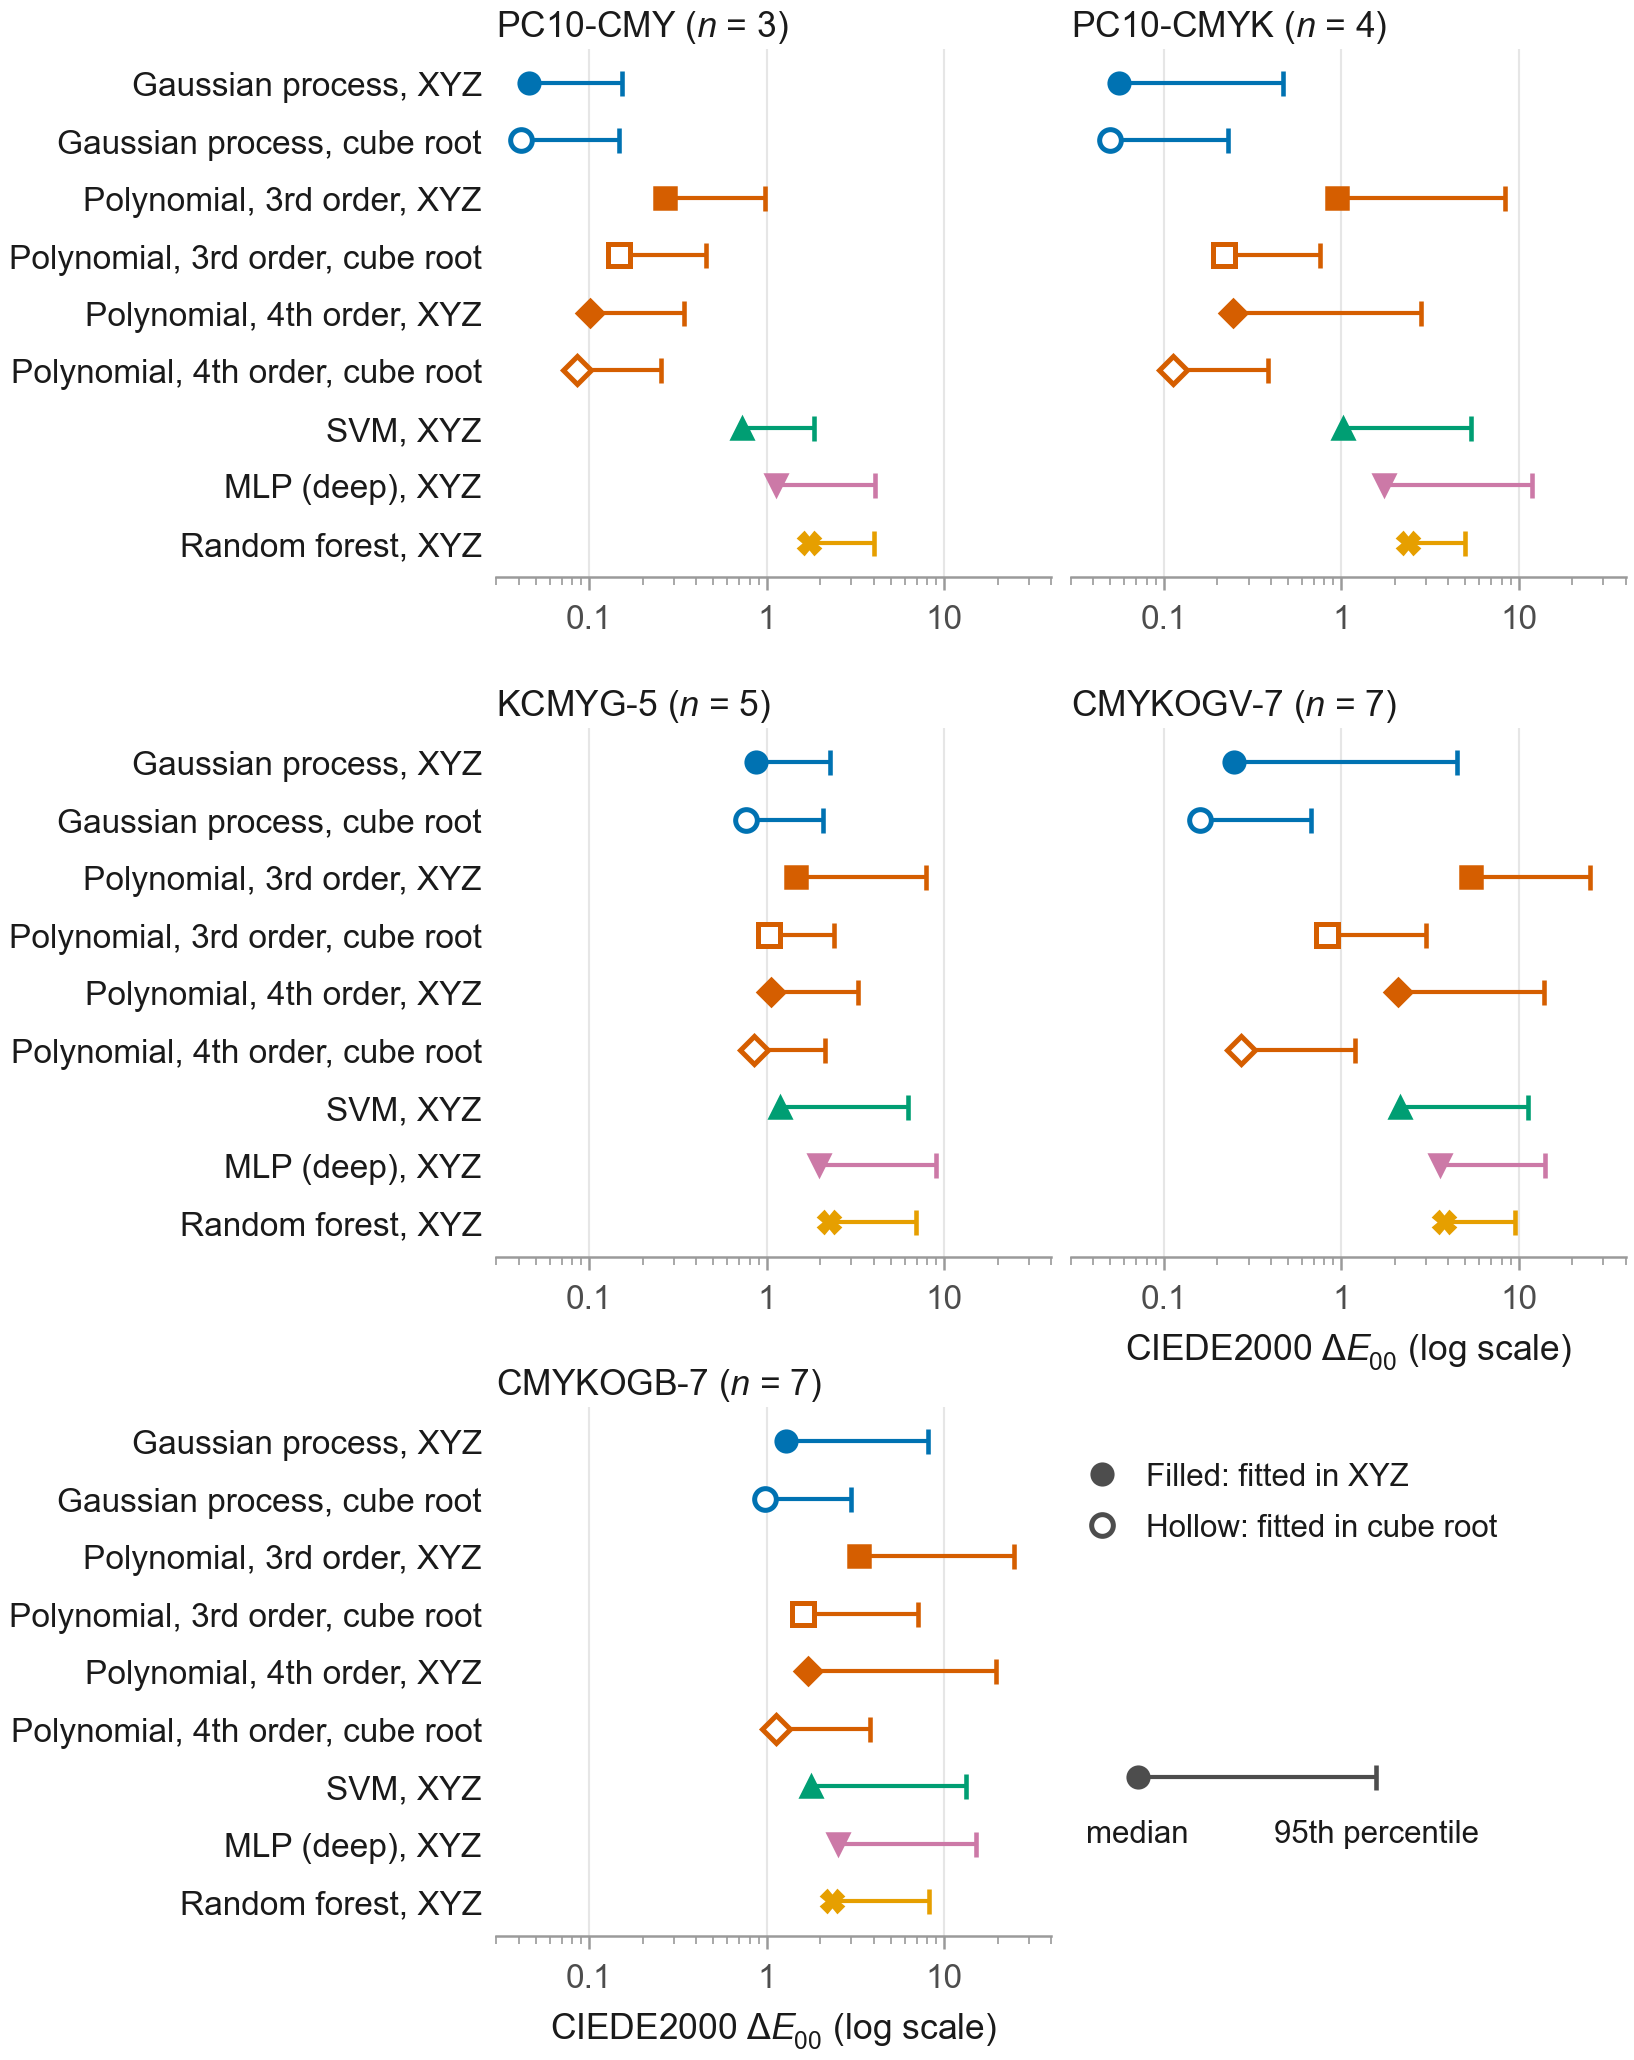

This figure's Python source:
#!/usr/bin/env python3
"""
Figure (round-3 revision, replaces the n-colour ladder as Figure 4): median and
95th-percentile CIEDE2000 error per model, one panel per dataset.

Each panel is one dataset and printing system. No line joins different
datasets, and every panel shows the same nine models in the same row order:

    Gaussian process, XYZ             (pre-specified)
    Gaussian process, cube root       (post hoc)
    Polynomial, 3rd order, XYZ        (pre-specified)
    Polynomial, 3rd order, cube root  (post hoc)
    Polynomial, 4th order, XYZ        (post hoc)
    Polynomial, 4th order, cube root  (post hoc)
    SVM, MLP (deep), random forest, XYZ (pre-specified)

The polynomial is shown as the full 2 x 2 of degree (3rd, 4th) and space (XYZ,
cube root), so the effect of degree and the effect of space can be read apart.

Encoding: the marker is the median, the thin bar runs from the median to the
95th percentile (P95), closed by a short tick. Filled markers are models fitted
on XYZ; hollow markers are fitted in cube-root space, added after the XYZ
results had been obtained (post hoc). The 4th-order polynomial is post hoc in
both spaces, so the legend states only the fit space. Color is the
model family (Gaussian process blue, polynomial vermillion, as in _style);
marker shape tells the polynomial degrees apart.

All panels share one log-scaled x axis, so equal distances mean equal error
ratios in every panel. PC10 represents the three coated printers at n = 3 and
n = 4, as in the text; PC11 and FOGRA51 are in the tables.

Source (never hand-entered): journal/results/{PC10-CMY,PC10-CMYK,KCMYG-5,
CMYKOGV-7,CMYKOGB-7}/summary.csv
Run with: .venv/bin/python journal/figures/fig_per_dataset.py
Writes: journal/figures/fig_per_dataset.png (300 dpi) and .pdf
"""
import csv
import os

import matplotlib
matplotlib.use("Agg")
import matplotlib.pyplot as plt
import matplotlib.ticker as mticker
from matplotlib.lines import Line2D
import pandas as pd

from _style import (FS_LABEL, FS_LEGEND, GRID, INK_MUTED, INK_PRIMARY,
                    INK_SECONDARY, LINEWIDTH_IN, METRIC, MODEL_STYLE, SURFACE,
                    apply_style, save)

HERE = os.path.dirname(os.path.abspath(__file__))
RESULTS_DIR = os.path.join(HERE, "..", "results")
OUT_PNG = os.path.join(HERE, "fig_per_dataset.png")
OUT_PDF = os.path.join(HERE, "fig_per_dataset.pdf")

# (results dir, panel title)
DATASETS = [
    ("PC10-CMY", "PC10-CMY ($n$ = 3)"),
    ("PC10-CMYK", "PC10-CMYK ($n$ = 4)"),
    ("KCMYG-5", "KCMYG-5 ($n$ = 5)"),
    ("CMYKOGV-7", "CMYKOGV-7 ($n$ = 7)"),
    ("CMYKOGB-7", "CMYKOGB-7 ($n$ = 7)"),
]

BLUE = MODEL_STYLE["gaussian_process"]["color"]
VERMILLION = MODEL_STYLE["poly3"]["color"]

# key, row label, color, marker, hollow (= post-hoc cube-root fit)
MODELS = [
    ("gaussian_process", "Gaussian process", BLUE, "o", False),
    ("gaussian_process_cbrt", "Gaussian process", BLUE, "o", True),
    ("poly3", "Polynomial, 3rd order", VERMILLION, "s", False),
    ("poly3_cbrt", "Polynomial, 3rd order", VERMILLION, "s", True),
    ("poly4", "Polynomial, 4th order", VERMILLION, "D", False),
    ("poly4_cbrt", "Polynomial, 4th order", VERMILLION, "D", True),
    ("svm", "SVM", MODEL_STYLE["svm"]["color"], MODEL_STYLE["svm"]["marker"], False),
    ("mlp_deep", "MLP (deep)", MODEL_STYLE["mlp_deep"]["color"],
     MODEL_STYLE["mlp_deep"]["marker"], False),
    ("random_forest", "Random forest", MODEL_STYLE["random_forest"]["color"],
     MODEL_STYLE["random_forest"]["marker"], False),
]

X_LIM = (0.03, 40)


def load() -> dict[str, pd.DataFrame]:
    """Return {dataset: DataFrame[model -> median, p95]} from the summary CSVs."""
    out = {}
    keys = [k for k, *_ in MODELS]
    for ds, _title in DATASETS:
        s = pd.read_csv(os.path.join(RESULTS_DIR, ds, "summary.csv")).set_index("model")
        missing = [k for k in keys if k not in s.index]
        if missing:
            raise SystemExit(f"{ds}: models missing from summary.csv: {missing}")
        sub = s.loc[keys, ["median", "p95"]]
        # Every plotted value must equal the CSV text exactly (no rounding, no edits).
        with open(os.path.join(RESULTS_DIR, ds, "summary.csv"), newline="") as fh:
            raw = {r["model"]: r for r in csv.DictReader(fh)}
        for k in keys:
            for col in ("median", "p95"):
                assert float(sub.loc[k, col]) == float(raw[k][col]), (ds, k, col)
        lo, hi = sub.min().min(), sub.max().max()
        if lo < X_LIM[0] or hi > X_LIM[1]:
            raise SystemExit(f"{ds}: values {lo}-{hi} fall outside the axis {X_LIM}")
        out[ds] = sub
    return out


def row_label(label: str, hollow: bool) -> str:
    return f"{label}, cube root" if hollow else f"{label}, XYZ"


def draw_panel(ax, df: pd.DataFrame, title: str, show_labels: bool) -> None:
    n = len(MODELS)
    ys = list(range(n))[::-1]          # first model on top
    ax.grid(axis="x", which="major", color=GRID)
    for y, (key, _label, color, marker, hollow) in zip(ys, MODELS):
        med, p95 = df.loc[key, "median"], df.loc[key, "p95"]
        ax.plot([med, p95], [y, y], color=color, linewidth=1.0, solid_capstyle="butt",
                zorder=2)
        ax.plot([p95], [y], marker="|", markersize=6, markeredgewidth=1.1,
                color=color, linestyle="none", zorder=2)
        ax.plot([med], [y], marker=marker, markersize=5.2 if marker != "D" else 4.6,
                markerfacecolor=SURFACE if hollow else color,
                markeredgecolor=color, markeredgewidth=1.2 if hollow else 0.6,
                linestyle="none", zorder=3)
    ax.set_xscale("log")
    ax.set_xlim(*X_LIM)
    ax.xaxis.set_major_locator(mticker.FixedLocator([0.1, 1, 10]))
    ax.xaxis.set_major_formatter(mticker.FuncFormatter(lambda v, _: f"{v:g}"))
    ax.xaxis.set_minor_formatter(mticker.NullFormatter())
    ax.set_ylim(-0.6, n - 0.4)
    ax.set_yticks(ys)
    if show_labels:
        ax.set_yticklabels([row_label(lab, h) for _k, lab, _c, _m, h in MODELS],
                           color=INK_PRIMARY)
    else:
        ax.set_yticklabels([])
    ax.tick_params(axis="y", length=0)
    ax.spines["left"].set_visible(False)
    ax.set_title(title, fontsize=FS_LABEL, color=INK_PRIMARY, loc="left", pad=3)


def make_figure(data: dict[str, pd.DataFrame]) -> None:
    apply_style()
    fig, axes = plt.subplots(3, 2, figsize=(LINEWIDTH_IN, 6.9), sharex=True)
    flat = axes.ravel()
    for i, (ds, title) in enumerate(DATASETS):
        draw_panel(flat[i], data[ds], title, show_labels=(i % 2 == 0))
    for ax in flat[:5]:
        ax.xaxis.set_tick_params(labelbottom=True)
    for ax in (flat[4], flat[3]):
        ax.set_xlabel(f"{METRIC} (log scale)")

    # Sixth slot: the legend (encoding only; model names are on the rows).
    leg_ax = flat[5]
    leg_ax.axis("off")
    handles = [
        Line2D([], [], color=INK_SECONDARY, marker="o", markersize=5.2,
               markerfacecolor=INK_SECONDARY, markeredgewidth=0.6, linestyle="none",
               label="Filled: fitted in XYZ"),
        Line2D([], [], color=INK_SECONDARY, marker="o", markersize=5.2,
               markerfacecolor=SURFACE, markeredgewidth=1.2, linestyle="none",
               label="Hollow: fitted in cube root"),
    ]
    leg_ax.legend(handles=handles, loc="upper left", bbox_to_anchor=(0.0, 0.92),
                  fontsize=FS_LEGEND, labelcolor=INK_PRIMARY, handlelength=1.2,
                  labelspacing=0.7, borderaxespad=0)
    # Key glyph: one example row, labeled, in axes coordinates.
    gy, gx0, gx1 = 0.30, 0.12, 0.55
    leg_ax.plot([gx0, gx1], [gy, gy], color=INK_SECONDARY, linewidth=1.0,
                transform=leg_ax.transAxes, clip_on=False)
    leg_ax.plot([gx1], [gy], marker="|", markersize=6, markeredgewidth=1.1,
                color=INK_SECONDARY, transform=leg_ax.transAxes, clip_on=False)
    leg_ax.plot([gx0], [gy], marker="o", markersize=5.2, color=INK_SECONDARY,
                markeredgewidth=0.6, transform=leg_ax.transAxes, clip_on=False)
    for x, text in ((gx0, "median"), (gx1, "95th percentile")):
        leg_ax.text(x, gy - 0.08, text, transform=leg_ax.transAxes, ha="center",
                    va="top", fontsize=FS_LEGEND, color=INK_PRIMARY)

    fig.tight_layout(pad=0.3, h_pad=0.9, w_pad=0.6)
    save(fig, OUT_PNG)
    save(fig, OUT_PDF)
    plt.close(fig)


def main() -> None:
    data = load()
    print("Plotted (median, P95):")
    for ds, _t in DATASETS:
        print(f"== {ds}")
        print(data[ds].to_string(float_format=lambda v: f"{v:.3f}"))
    make_figure(data)


if __name__ == "__main__":
    main()
